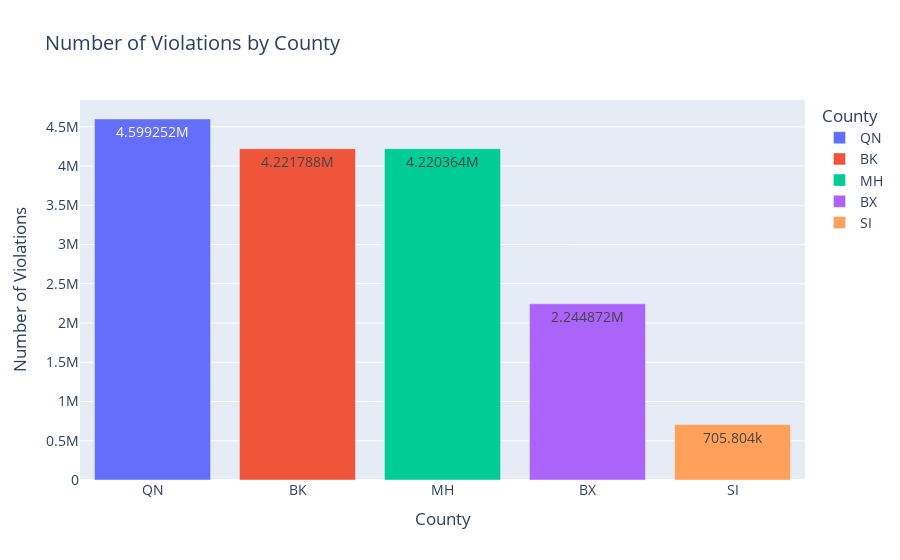

Notebook source saved alongside this figure:
### Code cell
# # Plot violations by County


# Group by county and count violations
county_counts = df['county_standardized'].value_counts().reset_index()
county_counts.columns = ['county_standardized', 'Violations']

# Create the bar chart
fig1 = px.bar(
    county_counts,
    x='county_standardized',
    y='Violations',
    title='Number of Violations by County',
    labels={'county_standardized': 'County', 'Violations': 'Number of Violations'},
    color='county_standardized',  # Color bars by county
    text_auto=True  # Show values on bars
)

# Improve layout
fig1.update_layout(
    xaxis_title='County',
    yaxis_title='Number of Violations',
    xaxis={'categoryorder':'total descending'},  # Sort by count (highest first)
    bargap=0.2,  # Gap between bars
    font=dict(size=14),
)

import plotly.io as pio

html_snippet = pio.to_html(fig1, full_html=False, include_plotlyjs='cdn')

# Save to file
with open("violations_county_embed_snippet.html", "w") as f:
    f.write(html_snippet)


# Display the chart
fig1.show()

### Figure 1 — Plotly figure (JSON) as saved in the notebook; plotly's stock layout.template omitted (floating-point values rounded to 4 significant figures)
{"data": [{"alignmentgroup": "True", "hovertemplate": "County=%{x}<br>Number of Violations=%{y}<extra></extra>", "legendgroup": "QN", "marker": {"color": "#636efa", "pattern": {"shape": ""}}, "name": "QN", "offsetgroup": "QN", "orientation": "v", "showlegend": true, "textposition": "auto", "texttemplate": "%{y}", "type": "bar", "x": ["QN"], "xaxis": "x", "y": [4599252], "yaxis": "y"}, {"alignmentgroup": "True", "hovertemplate": "County=%{x}<br>Number of Violations=%{y}<extra></extra>", "legendgroup": "BK", "marker": {"color": "#EF553B", "pattern": {"shape": ""}}, "name": "BK", "offsetgroup": "BK", "orientation": "v", "showlegend": true, "textposition": "auto", "texttemplate": "%{y}", "type": "bar", "x": ["BK"], "xaxis": "x", "y": [4221788], "yaxis": "y"}, {"alignmentgroup": "True", "hovertemplate": "County=%{x}<br>Number of Violations=%{y}<extra></extra>", "legendgroup": "MH", "marker": {"color": "#00cc96", "pattern": {"shape": ""}}, "name": "MH", "offsetgroup": "MH", "orientation": "v", "showlegend": true, "textposition": "auto", "texttemplate": "%{y}", "type": "bar", "x": ["MH"], "xaxis": "x", "y": [4220364], "yaxis": "y"}, {"alignmentgroup": "True", "hovertemplate": "County=%{x}<br>Number of Violations=%{y}<extra></extra>", "legendgroup": "BX", "marker": {"color": "#ab63fa", "pattern": {"shape": ""}}, "name": "BX", "offsetgroup": "BX", "orientation": "v", "showlegend": true, "textposition": "auto", "texttemplate": "%{y}", "type": "bar", "x": ["BX"], "xaxis": "x", "y": [2244872], "yaxis": "y"}, {"alignmentgroup": "True", "hovertemplate": "County=%{x}<br>Number of Violations=%{y}<extra></extra>", "legendgroup": "SI", "marker": {"color": "#FFA15A", "pattern": {"shape": ""}}, "name": "SI", "offsetgroup": "SI", "orientation": "v", "showlegend": true, "textposition": "auto", "texttemplate": "%{y}", "type": "bar", "x": ["SI"], "xaxis": "x", "y": [705804], "yaxis": "y"}], "layout": {"autosize": true, "bargap": 0.2, "barmode": "relative", "font": {"size": 14}, "legend": {"title": {"text": "County"}, "tracegroupgap": 0}, "title": {"text": "Number of Violations by County"}, "xaxis": {"anchor": "y", "autorange": true, "categoryarray": ["QN", "BK", "MH", "BX", "SI"], "categoryorder": "total descending", "domain": [0, 1], "range": [-0.5, 4.5], "title": {"text": "County"}, "type": "category"}, "yaxis": {"anchor": "x", "autorange": true, "domain": [0, 1], "range": [0, 4841000.0], "title": {"text": "Number of Violations"}, "type": "linear"}}}
